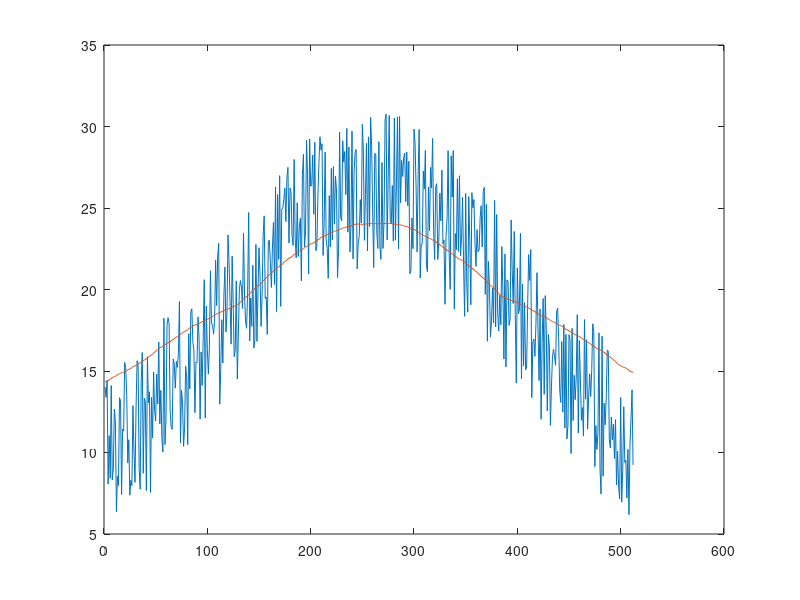

MATLAB code for this plot: (Note: this script raises an error after producing the figure.)
function peakFinderTest()
gauss = @(x, a, b, c)( a*exp(-c.*(x-b).^2));


x = 1:512;

going2 = true;


    f = figure;
    a = axes;
    
while going2
    y = gauss(1:512, 20+rand*20, rand*512, 1/(100 + 200*rand)^2) + 10*rand([1, 512]);
    hold off
    plot(a, x, y)
    hold on
    % plot(a, diff(y))
    % plot(a, y(1:2:end) + y(2:2:end))
    % plot(a, y(1:4:end) + y(2:4:end) + y(3:4:end) + y(4:4:end))

%     std(y)

    % bins  = length(y);
    ii = 1;
    div = 1;

    going = true;
    
    y2 = y;
    
    std1 = std(y - movmean(y, length(y)/2));

%     while going
%     %     x2 = linspace(1, length(y), length(y)/div) %histcounts(x, length(y)/div)/div
%     %     y2 = histcounts(y, length(y)/div);
% 
%     %     y2 = discretize(y, linspace(1, length(y), length(y)/div + 1))
%         y2 = .5*y2 + movmean(y, div);
% 
%         [pks{ii}, locs{ii}, wids{ii}] = findpeaks(y2, x, 'MinPeakWidth', 5, 'MinPeakProminence', std1, 'SortStr', 'ascend','Annotate','extents','WidthReference','halfheight'); % 
% 
%     plot(x, y2);
%         hold on
%         plot(a, locs{ii},pks{ii},'o','MarkerSize',ii*4)
%     pause(1);
% 
%         length(pks{ii});
% 
%         going = (length(pks{ii}) > 1 || ii < 8) && ~isempty(pks{ii});
%     %     going = ii < 5;
% 
%         ii = ii + 1;
% 
%     %     bins = bins/2
%         div = div*2;
%     end

    plot(x, movmean(y, length(y)/2));
    
    [pks, locs, wids] = findpeaks(movmean(y, length(y)/2), x, 'MinPeakWidth', 3, 'MinPeakProminence', std1, 'SortStr', 'ascend')
    
    ft = fittype('a*exp(-((x-b)^2)/c)');
    
    cf = fit(x, y, ft, 'StartPoint', [pks(1), locs(1), wids(1)])
    
    plot(x, y2);
    if isempty(locs{ii-1})
        X = locs{ii-2}(1);
    else
        X = locs{ii-1};
    end
    
    plot([X,X], [min(y)-5, max(y)+5]);
            
    pause(2);
end
end




